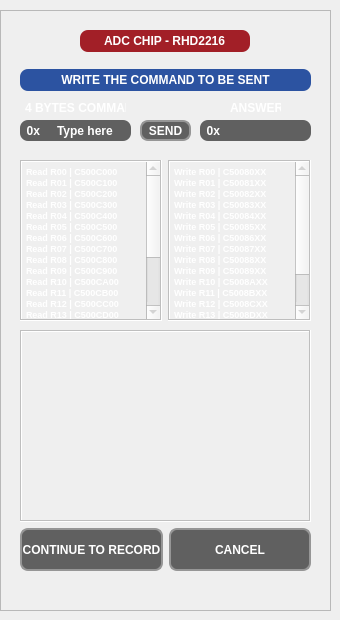
        <widget class="QWidget" name="tab">
         <attribute name="title">
          <string>ADVANCED</string>
         </attribute>
         <widget class="QFrame" name="advanced_frame">
          <property name="enabled">
           <bool>false</bool>
          </property>
          <property name="geometry">
           <rect>
            <x>0</x>
            <y>10</y>
            <width>331</width>
            <height>601</height>
           </rect>
          </property>
          <property name="styleSheet">
           <string notr="true">QLineEdit{border:#969696;background-color:#606060;border-top-right-radius:8px;border-bottom-right-radius:8px;color:#FFFFFF;font:7pt&quot;DejaVu Sans&quot;;font-weight:bold;}QLabel{color:#FFFFFF;font:7pt&quot;DejaVu Sans&quot;;font-weight:bold;}</string>
          </property>
          <property name="frameShape">
           <enum>QFrame::StyledPanel</enum>
          </property>
          <property name="frameShadow">
           <enum>QFrame::Raised</enum>
          </property>
          <widget class="QLabel" name="label_41">
           <property name="geometry">
            <rect>
             <x>25</x>
             <y>90</y>
             <width>101</width>
             <height>16</height>
            </rect>
           </property>
           <property name="text">
            <string notr="true">4 BYTES COMMAND</string>
           </property>
           <property name="alignment">
            <set>Qt::AlignLeading|Qt::AlignLeft|Qt::AlignVCenter</set>
           </property>
          </widget>
          <widget class="QLabel" name="label_50">
           <property name="geometry">
            <rect>
             <x>230</x>
             <y>90</y>
             <width>51</width>
             <height>16</height>
            </rect>
           </property>
           <property name="text">
            <string notr="true">ANSWER</string>
           </property>
           <property name="alignment">
            <set>Qt::AlignLeading|Qt::AlignLeft|Qt::AlignVCenter</set>
           </property>
          </widget>
          <widget class="QLineEdit" name="command_answer_lineedit">
           <property name="geometry">
            <rect>
             <x>220</x>
             <y>110</y>
             <width>91</width>
             <height>21</height>
            </rect>
           </property>
           <property name="styleSheet">
            <string notr="true"/>
           </property>
           <property name="text">
            <string notr="true"/>
           </property>
           <property name="alignment">
            <set>Qt::AlignCenter</set>
           </property>
           <property name="readOnly">
            <bool>true</bool>
           </property>
          </widget>
          <widget class="QPushButton" name="command_send_button">
           <property name="geometry">
            <rect>
             <x>140</x>
             <y>110</y>
             <width>51</width>
             <height>21</height>
            </rect>
           </property>
           <property name="cursor">
            <cursorShape>PointingHandCursor</cursorShape>
           </property>
           <property name="styleSheet">
            <string notr="true">QPushButton{border:2px solid #A21F27;border-radius:8px;background-color:#2C53A1;color:#FFFFFF;font:7pt&quot;DejaVu Sans&quot;;font-weight:bold;}QPushButton:pressed{border:2px solid #A21F27;border-radius:8px;background-color:#A21F27;color:#FFFFFF;}QPushButton::!enabled{border:2px solid #969696;border-radius:8px;background-color:#606060;color:#FFFFFF;font:7pt&quot;DejaVu Sans&quot;;font-weight:bold;}</string>
           </property>
           <property name="text">
            <string notr="true">SEND</string>
           </property>
           <property name="checked">
            <bool>false</bool>
           </property>
          </widget>
          <widget class="QLineEdit" name="command_message_lineedit">
           <property name="geometry">
            <rect>
             <x>40</x>
             <y>110</y>
             <width>91</width>
             <height>21</height>
            </rect>
           </property>
           <property name="styleSheet">
            <string notr="true"/>
           </property>
           <property name="text">
            <string notr="true">Type here</string>
           </property>
           <property name="alignment">
            <set>Qt::AlignCenter</set>
           </property>
          </widget>
          <widget class="QLabel" name="label_1">
           <property name="geometry">
            <rect>
             <x>20</x>
             <y>110</y>
             <width>21</width>
             <height>21</height>
            </rect>
           </property>
           <property name="styleSheet">
            <string notr="true">QLabel{border:#606060;background-color:#606060;border-top-left-radius:8px;border-bottom-left-radius:8px;color:#FFFFFF;font:7pt&quot;helvetica&quot;;font-weight:bold;}</string>
           </property>
           <property name="text">
            <string>  0x</string>
           </property>
          </widget>
          <widget class="QLabel" name="label_2">
           <property name="geometry">
            <rect>
             <x>200</x>
             <y>110</y>
             <width>21</width>
             <height>21</height>
            </rect>
           </property>
           <property name="styleSheet">
            <string notr="true">QLabel{border:#606060;background-color:#606060;border-top-left-radius:8px;border-bottom-left-radius:8px;color:#FFFFFF;font:7pt&quot;helvetica&quot;;font-weight:bold;}</string>
           </property>
           <property name="text">
            <string>  0x</string>
           </property>
          </widget>
          <widget class="QWidget" name="layoutWidget">
           <property name="geometry">
            <rect>
             <x>20</x>
             <y>20</y>
             <width>291</width>
             <height>61</height>
            </rect>
           </property>
           <layout class="QGridLayout" name="gridLayout_15">
            <item row="2" column="0" colspan="3">
             <widget class="QLabel" name="label_56">
              <property name="sizePolicy">
               <sizepolicy hsizetype="Preferred" vsizetype="Minimum">
                <horstretch>0</horstretch>
                <verstretch>0</verstretch>
               </sizepolicy>
              </property>
              <property name="minimumSize">
               <size>
                <width>0</width>
                <height>22</height>
               </size>
              </property>
              <property name="styleSheet">
               <string notr="true">QLabel{border:#969696;background-color:#2C53A1;border-radius:8px;color:#FFFFFF;font:7pt&quot;helvetica&quot;;font-weight:bold;}</string>
              </property>
              <property name="text">
               <string notr="true">WRITE THE COMMAND TO BE SENT</string>
              </property>
              <property name="alignment">
               <set>Qt::AlignCenter</set>
              </property>
             </widget>
            </item>
            <item row="0" column="0">
             <spacer name="horizontalSpacer_12">
              <property name="orientation">
               <enum>Qt::Horizontal</enum>
              </property>
              <property name="sizeType">
               <enum>QSizePolicy::Maximum</enum>
              </property>
              <property name="sizeHint" stdset="0">
               <size>
                <width>80</width>
                <height>20</height>
               </size>
              </property>
             </spacer>
            </item>
            <item row="0" column="1">
             <widget class="QLineEdit" name="chip_lineedit">
              <property name="sizePolicy">
               <sizepolicy hsizetype="Minimum" vsizetype="Minimum">
                <horstretch>0</horstretch>
                <verstretch>0</verstretch>
               </sizepolicy>
              </property>
              <property name="minimumSize">
               <size>
                <width>170</width>
                <height>22</height>
               </size>
              </property>
              <property name="styleSheet">
               <string notr="true">QLineEdit{border:#969696;background-color:#A21F27;border-radius:8px;color:#FFFFFF;font:7pt&quot;helvetica&quot;;font-weight:bold;}</string>
              </property>
              <property name="text">
               <string notr="true">ADC CHIP - RHD2216</string>
              </property>
              <property name="alignment">
               <set>Qt::AlignCenter</set>
              </property>
              <property name="dragEnabled">
               <bool>false</bool>
              </property>
              <property name="readOnly">
               <bool>true</bool>
              </property>
             </widget>
            </item>
            <item row="0" column="2">
             <spacer name="horizontalSpacer_13">
              <property name="orientation">
               <enum>Qt::Horizontal</enum>
              </property>
              <property name="sizeType">
               <enum>QSizePolicy::Maximum</enum>
              </property>
              <property name="sizeHint" stdset="0">
               <size>
                <width>80</width>
                <height>20</height>
               </size>
              </property>
             </spacer>
            </item>
            <item row="1" column="1">
             <spacer name="verticalSpacer">
              <property name="orientation">
               <enum>Qt::Vertical</enum>
              </property>
              <property name="sizeHint" stdset="0">
               <size>
                <width>20</width>
                <height>40</height>
               </size>
              </property>
             </spacer>
            </item>
           </layout>
          </widget>
          <widget class="QWidget" name="layoutWidget">
           <property name="geometry">
            <rect>
             <x>20</x>
             <y>150</y>
             <width>291</width>
             <height>161</height>
            </rect>
           </property>
           <layout class="QHBoxLayout" name="horizontalLayout_2">
            <item>
             <widget class="QTextEdit" name="show_commands_textedit_2">
              <property name="enabled">
               <bool>false</bool>
              </property>
              <property name="styleSheet">
               <string notr="true">QTextEdit{color:#FFFFFF;font:7pt&quot;DejaVu Sans&quot;;font-weight:bold}</string>
              </property>
              <property name="frameShape">
               <enum>QFrame::Box</enum>
              </property>
              <property name="readOnly">
               <bool>true</bool>
              </property>
              <property name="html">
               <string>&lt;!DOCTYPE HTML PUBLIC &quot;-//W3C//DTD HTML 4.0//EN&quot; &quot;http://www.w3.org/TR/REC-html40/strict.dtd&quot;&gt;
&lt;html&gt;&lt;head&gt;&lt;meta name=&quot;qrichtext&quot; content=&quot;1&quot; /&gt;&lt;style type=&quot;text/css&quot;&gt;
p, li { white-space: pre-wrap; }
&lt;/style&gt;&lt;/head&gt;&lt;body style=&quot; font-family:'DejaVu Sans'; font-size:7pt; font-weight:600; font-style:normal;&quot;&gt;
&lt;p style=&quot; margin-top:0px; margin-bottom:0px; margin-left:0px; margin-right:0px; -qt-block-indent:0; text-indent:0px;&quot;&gt;Read R00 | C500C000&lt;/p&gt;
&lt;p style=&quot; margin-top:0px; margin-bottom:0px; margin-left:0px; margin-right:0px; -qt-block-indent:0; text-indent:0px;&quot;&gt;Read R01 | C500C100&lt;/p&gt;
&lt;p style=&quot; margin-top:0px; margin-bottom:0px; margin-left:0px; margin-right:0px; -qt-block-indent:0; text-indent:0px;&quot;&gt;Read R02 | C500C200&lt;/p&gt;
&lt;p style=&quot; margin-top:0px; margin-bottom:0px; margin-left:0px; margin-right:0px; -qt-block-indent:0; text-indent:0px;&quot;&gt;Read R03 | C500C300&lt;/p&gt;
&lt;p style=&quot; margin-top:0px; margin-bottom:0px; margin-left:0px; margin-right:0px; -qt-block-indent:0; text-indent:0px;&quot;&gt;Read R04 | C500C400&lt;/p&gt;
&lt;p style=&quot; margin-top:0px; margin-bottom:0px; margin-left:0px; margin-right:0px; -qt-block-indent:0; text-indent:0px;&quot;&gt;Read R05 | C500C500&lt;/p&gt;
&lt;p style=&quot; margin-top:0px; margin-bottom:0px; margin-left:0px; margin-right:0px; -qt-block-indent:0; text-indent:0px;&quot;&gt;Read R06 | C500C600&lt;/p&gt;
&lt;p style=&quot; margin-top:0px; margin-bottom:0px; margin-left:0px; margin-right:0px; -qt-block-indent:0; text-indent:0px;&quot;&gt;Read R07 | C500C700&lt;/p&gt;
&lt;p style=&quot; margin-top:0px; margin-bottom:0px; margin-left:0px; margin-right:0px; -qt-block-indent:0; text-indent:0px;&quot;&gt;Read R08 | C500C800&lt;/p&gt;
&lt;p style=&quot; margin-top:0px; margin-bottom:0px; margin-left:0px; margin-right:0px; -qt-block-indent:0; text-indent:0px;&quot;&gt;Read R09 | C500C900&lt;/p&gt;
&lt;p style=&quot; margin-top:0px; margin-bottom:0px; margin-left:0px; margin-right:0px; -qt-block-indent:0; text-indent:0px;&quot;&gt;Read R10 | C500CA00&lt;/p&gt;
&lt;p style=&quot; margin-top:0px; margin-bottom:0px; margin-left:0px; margin-right:0px; -qt-block-indent:0; text-indent:0px;&quot;&gt;Read R11 | C500CB00&lt;/p&gt;
&lt;p style=&quot; margin-top:0px; margin-bottom:0px; margin-left:0px; margin-right:0px; -qt-block-indent:0; text-indent:0px;&quot;&gt;Read R12 | C500CC00&lt;/p&gt;
&lt;p style=&quot; margin-top:0px; margin-bottom:0px; margin-left:0px; margin-right:0px; -qt-block-indent:0; text-indent:0px;&quot;&gt;Read R13 | C500CD00&lt;/p&gt;
&lt;p style=&quot; margin-top:0px; margin-bottom:0px; margin-left:0px; margin-right:0px; -qt-block-indent:0; text-indent:0px;&quot;&gt;Read R14 | C500CE00&lt;/p&gt;
&lt;p style=&quot; margin-top:0px; margin-bottom:0px; margin-left:0px; margin-right:0px; -qt-block-indent:0; text-indent:0px;&quot;&gt;Read R15 | C500CF00&lt;/p&gt;
&lt;p style=&quot; margin-top:0px; margin-bottom:0px; margin-left:0px; margin-right:0px; -qt-block-indent:0; text-indent:0px;&quot;&gt;Read R16 | C500D000&lt;/p&gt;
&lt;p style=&quot; margin-top:0px; margin-bottom:0px; margin-left:0px; margin-right:0px; -qt-block-indent:0; text-indent:0px;&quot;&gt;Read R17 | C500D100&lt;/p&gt;
&lt;p style=&quot; margin-top:0px; margin-bottom:0px; margin-left:0px; margin-right:0px; -qt-block-indent:0; text-indent:0px;&quot;&gt;Read R60 | C500FC00&lt;/p&gt;
&lt;p style=&quot; margin-top:0px; margin-bottom:0px; margin-left:0px; margin-right:0px; -qt-block-indent:0; text-indent:0px;&quot;&gt;Read R61 | C500FD00&lt;/p&gt;
&lt;p style=&quot; margin-top:0px; margin-bottom:0px; margin-left:0px; margin-right:0px; -qt-block-indent:0; text-indent:0px;&quot;&gt;Read R62 | C500FE00&lt;/p&gt;
&lt;p style=&quot; margin-top:0px; margin-bottom:0px; margin-left:0px; margin-right:0px; -qt-block-indent:0; text-indent:0px;&quot;&gt;Read R63 | C500FF00&lt;/p&gt;&lt;/body&gt;&lt;/html&gt;</string>
              </property>
              <property name="textInteractionFlags">
               <set>Qt::TextSelectableByKeyboard|Qt::TextSelectableByMouse</set>
              </property>
             </widget>
            </item>
            <item>
             <widget class="QTextEdit" name="show_commands_textedit_3">
              <property name="enabled">
               <bool>false</bool>
              </property>
              <property name="styleSheet">
               <string notr="true">QTextEdit{color:#FFFFFF;font:7pt&quot;DejaVu Sans&quot;;font-weight:bold}</string>
              </property>
              <property name="frameShape">
               <enum>QFrame::Box</enum>
              </property>
              <property name="readOnly">
               <bool>true</bool>
              </property>
              <property name="html">
               <string>&lt;!DOCTYPE HTML PUBLIC &quot;-//W3C//DTD HTML 4.0//EN&quot; &quot;http://www.w3.org/TR/REC-html40/strict.dtd&quot;&gt;
&lt;html&gt;&lt;head&gt;&lt;meta name=&quot;qrichtext&quot; content=&quot;1&quot; /&gt;&lt;style type=&quot;text/css&quot;&gt;
p, li { white-space: pre-wrap; }
&lt;/style&gt;&lt;/head&gt;&lt;body style=&quot; font-family:'DejaVu Sans'; font-size:7pt; font-weight:600; font-style:normal;&quot;&gt;
&lt;p style=&quot; margin-top:0px; margin-bottom:0px; margin-left:0px; margin-right:0px; -qt-block-indent:0; text-indent:0px;&quot;&gt;Write R00 | C50080XX&lt;/p&gt;
&lt;p style=&quot; margin-top:0px; margin-bottom:0px; margin-left:0px; margin-right:0px; -qt-block-indent:0; text-indent:0px;&quot;&gt;Write R01 | C50081XX&lt;/p&gt;
&lt;p style=&quot; margin-top:0px; margin-bottom:0px; margin-left:0px; margin-right:0px; -qt-block-indent:0; text-indent:0px;&quot;&gt;Write R02 | C50082XX&lt;/p&gt;
&lt;p style=&quot; margin-top:0px; margin-bottom:0px; margin-left:0px; margin-right:0px; -qt-block-indent:0; text-indent:0px;&quot;&gt;Write R03 | C50083XX&lt;/p&gt;
&lt;p style=&quot; margin-top:0px; margin-bottom:0px; margin-left:0px; margin-right:0px; -qt-block-indent:0; text-indent:0px;&quot;&gt;Write R04 | C50084XX&lt;/p&gt;
&lt;p style=&quot; margin-top:0px; margin-bottom:0px; margin-left:0px; margin-right:0px; -qt-block-indent:0; text-indent:0px;&quot;&gt;Write R05 | C50085XX&lt;/p&gt;
&lt;p style=&quot; margin-top:0px; margin-bottom:0px; margin-left:0px; margin-right:0px; -qt-block-indent:0; text-indent:0px;&quot;&gt;Write R06 | C50086XX&lt;/p&gt;
&lt;p style=&quot; margin-top:0px; margin-bottom:0px; margin-left:0px; margin-right:0px; -qt-block-indent:0; text-indent:0px;&quot;&gt;Write R07 | C50087XX&lt;/p&gt;
&lt;p style=&quot; margin-top:0px; margin-bottom:0px; margin-left:0px; margin-right:0px; -qt-block-indent:0; text-indent:0px;&quot;&gt;Write R08 | C50088XX&lt;/p&gt;
&lt;p style=&quot; margin-top:0px; margin-bottom:0px; margin-left:0px; margin-right:0px; -qt-block-indent:0; text-indent:0px;&quot;&gt;Write R09 | C50089XX&lt;/p&gt;
&lt;p style=&quot; margin-top:0px; margin-bottom:0px; margin-left:0px; margin-right:0px; -qt-block-indent:0; text-indent:0px;&quot;&gt;Write R10 | C5008AXX&lt;/p&gt;
&lt;p style=&quot; margin-top:0px; margin-bottom:0px; margin-left:0px; margin-right:0px; -qt-block-indent:0; text-indent:0px;&quot;&gt;Write R11 | C5008BXX&lt;/p&gt;
&lt;p style=&quot; margin-top:0px; margin-bottom:0px; margin-left:0px; margin-right:0px; -qt-block-indent:0; text-indent:0px;&quot;&gt;Write R12 | C5008CXX&lt;/p&gt;
&lt;p style=&quot; margin-top:0px; margin-bottom:0px; margin-left:0px; margin-right:0px; -qt-block-indent:0; text-indent:0px;&quot;&gt;Write R13 | C5008DXX&lt;/p&gt;
&lt;p style=&quot; margin-top:0px; margin-bottom:0px; margin-left:0px; margin-right:0px; -qt-block-indent:0; text-indent:0px;&quot;&gt;Write R14 | C5008EXX&lt;/p&gt;
&lt;p style=&quot; margin-top:0px; margin-bottom:0px; margin-left:0px; margin-right:0px; -qt-block-indent:0; text-indent:0px;&quot;&gt;Write R15 | C5008FXX&lt;/p&gt;
&lt;p style=&quot; margin-top:0px; margin-bottom:0px; margin-left:0px; margin-right:0px; -qt-block-indent:0; text-indent:0px;&quot;&gt;Write R16 | C50090XX&lt;/p&gt;
&lt;p style=&quot; margin-top:0px; margin-bottom:0px; margin-left:0px; margin-right:0px; -qt-block-indent:0; text-indent:0px;&quot;&gt;Write R17 | C50091XX&lt;/p&gt;&lt;/body&gt;&lt;/html&gt;</string>
              </property>
              <property name="textInteractionFlags">
               <set>Qt::TextSelectableByKeyboard|Qt::TextSelectableByMouse</set>
              </property>
             </widget>
            </item>
           </layout>
          </widget>
          <widget class="QWidget" name="layoutWidget">
           <property name="geometry">
            <rect>
             <x>20</x>
             <y>320</y>
             <width>291</width>
             <height>241</height>
            </rect>
           </property>
           <layout class="QVBoxLayout" name="verticalLayout_3">
            <item>
             <widget class="QTextEdit" name="show_commands_textedit">
              <property name="enabled">
               <bool>false</bool>
              </property>
              <property name="sizePolicy">
               <sizepolicy hsizetype="Expanding" vsizetype="Maximum">
                <horstretch>0</horstretch>
                <verstretch>0</verstretch>
               </sizepolicy>
              </property>
              <property name="styleSheet">
               <string notr="true">QTextEdit{color:#FFFFFF;font:7pt&quot;DejaVu Sans&quot;;font-weight:bold}</string>
              </property>
              <property name="frameShape">
               <enum>QFrame::Box</enum>
              </property>
              <property name="readOnly">
               <bool>true</bool>
              </property>
             </widget>
            </item>
            <item>
             <layout class="QHBoxLayout" name="horizontalLayout_3">
              <item>
               <widget class="QPushButton" name="continue_to_record_button">
                <property name="sizePolicy">
                 <sizepolicy hsizetype="Minimum" vsizetype="Preferred">
                  <horstretch>0</horstretch>
                  <verstretch>0</verstretch>
                 </sizepolicy>
                </property>
                <property name="cursor">
                 <cursorShape>PointingHandCursor</cursorShape>
                </property>
                <property name="styleSheet">
                 <string notr="true">QPushButton{border:2px solid #A21F27;border-radius:8px;background-color:#2C53A1;color:#FFFFFF;font:7pt&quot;DejaVu Sans&quot;;font-weight:bold;}QPushButton:pressed{border:2px solid #A21F27;border-radius:8px;background-color:#A21F27;color:#FFFFFF;}QPushButton::!enabled{border:2px solid #969696;border-radius:8px;background-color:#606060;color:#FFFFFF;font:7pt&quot;DejaVu Sans&quot;;font-weight:bold;}</string>
                </property>
                <property name="text">
                 <string notr="true">CONTINUE TO RECORD</string>
                </property>
                <property name="checked">
                 <bool>false</bool>
                </property>
               </widget>
              </item>
              <item>
               <widget class="QPushButton" name="cancel_advanced_button">
                <property name="sizePolicy">
                 <sizepolicy hsizetype="Minimum" vsizetype="Preferred">
                  <horstretch>0</horstretch>
                  <verstretch>0</verstretch>
                 </sizepolicy>
                </property>
                <property name="cursor">
                 <cursorShape>PointingHandCursor</cursorShape>
                </property>
                <property name="styleSheet">
                 <string notr="true">QPushButton{border:2px solid #A21F27;border-radius:8px;background-color:#2C53A1;color:#FFFFFF;font:7pt&quot;DejaVu Sans&quot;;font-weight:bold;}QPushButton:pressed{border:2px solid #A21F27;border-radius:8px;background-color:#A21F27;color:#FFFFFF;}QPushButton::!enabled{border:2px solid #969696;border-radius:8px;background-color:#606060;color:#FFFFFF;font:7pt&quot;DejaVu Sans&quot;;font-weight:bold;}</string>
                </property>
                <property name="text">
                 <string notr="true">CANCEL</string>
                </property>
                <property name="checked">
                 <bool>false</bool>
                </property>
               </widget>
              </item>
             </layout>
            </item>
           </layout>
          </widget>
         </widget>
        </widget>
